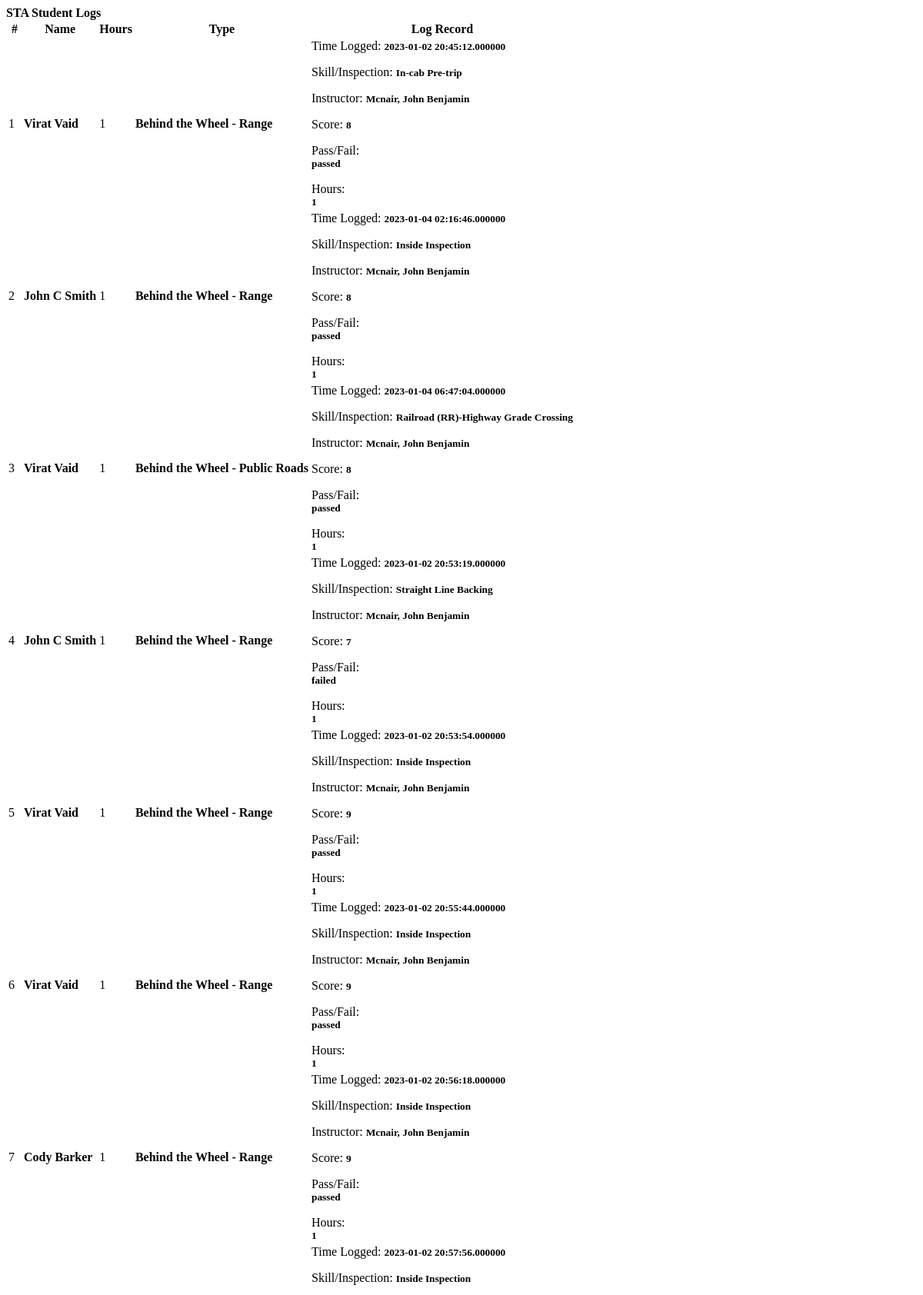
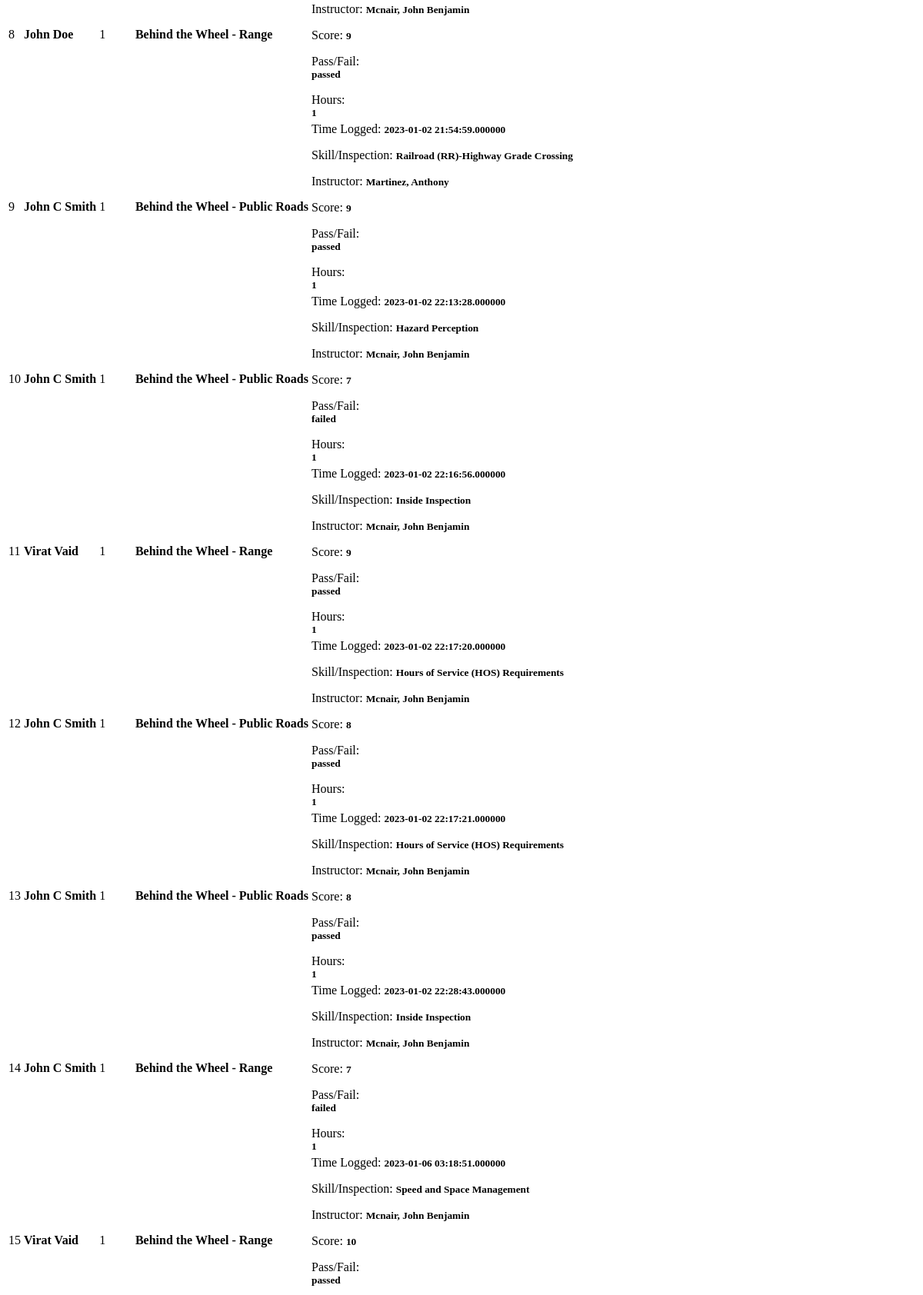
The page /scheduling/admin/student_logs.php (upper part) on the database its author committed (2 pictures, top to bottom).
### tables this page shows
CREATE TABLE `student_grades` (
  `id` int(11) NOT NULL,
  `schedule` int(100) NOT NULL,
  `name` varchar(100) NOT NULL,
  `instructor` varchar(100) NOT NULL,
  `subject` varchar(100) NOT NULL,
  `training_type` varchar(100) NOT NULL,
  `grade` int(10) NOT NULL,
  `hours` int(2) NOT NULL,
  `final` varchar(10) NOT NULL,
  `time` timestamp(6) NOT NULL DEFAULT current_timestamp(6)
);

### scheduling/admin/student_logs.php (the view, shortened to what this page needs)
<?php include('db_connect.php');?>
<div class="container-fluid">
<div class="container-fluid">
	<div class="col-lg-12">
		<div class="row">
			<div class="col-md-12">
				<div class="card">
					<div class="card-header">
						<b>STA Student Logs</b>
					</div>
					<div class="card-body">
						<table id="log-records" class="table table-bordered table-hover" name="log-records"
						data-show-print="true"
                        data-url="json/data1.json">
							<thead>
								<tr>
									<th class="text-center">#</th>
									<th class="text-center">Name</th>
									<th class="text-center">Hours</th>
									<th class="text-center">Type</th>
									<th class="text-center">Log Record</th>
								</tr>
							</thead>
							<tbody>
								<?php
								$i = 1;
								$subject = $conn->query("SELECT * FROM student_grades order by id asc");
								while($row=$subject->fetch_assoc()):
								?>
								<tr>
									<td class="text-center"><?php echo $i++ ?></td>
									<td class="">
										 <b><?php echo $row['name'] ?></b></p>
									</td>
									<td class="text-center">
									   <?php echo $row['hours'] ?></b></small></p>
									</td>
									<td class="text-center">
									<p><b><?php echo $row['training_type'] ?></b></p>
									</td>
									<td class="text-center">
									    <p>Time Logged: <small><b><?php echo $row['time'] ?></b></small></p>
										<p>Skill/Inspection: <small><b><?php echo $row['subject'] ?></b></small></p>
										<p>Instructor: <small><b><?php echo $row['instructor'] ?></b></small></p>
										<p>Score: <small><b><?php echo $row['grade'] ?></b></small></p>
										<p>Pass/Fail: <small><br><b><?php echo $row['final'] ?></b></small></p>
										<p>Hours: <small><br><b><?php echo $row['hours'] ?></b></small></p>
									</td>
								</tr>
								<?php endwhile; ?>
							</tbody>
						</table>
					</div>
				</div>
			</div>
		</div>
	</div>
	<br><a href="http://localhost/sta_tracking/scheduling/admin/print_logs.php">Get Print table</a></button></br>
</div>

### scheduling/admin/student_logs.php (style rules this page uses)
td { vertical-align: middle !important; }

### rows shown on the page
student_grades: name "Virat Vaid", hours "1", training_type "Behind the Wheel - Range", time "2023-01-02 20:45:12.000000", subject "In-cab Pre-trip", instructor "Mcnair, John Benjamin", grade "8", final "passed"
student_grades: name "John C Smith", hours "1", training_type "Behind the Wheel - Range", time "2023-01-04 02:16:46.000000", subject "Inside Inspection", instructor "Mcnair, John Benjamin", grade "8", final "passed"
student_grades: name "Virat Vaid", hours "1", training_type "Behind the Wheel - Public Roads", time "2023-01-04 06:47:04.000000", subject "Railroad (RR)-Highway Grade Crossing", instructor "Mcnair, John Benjamin", grade "8", final "passed"
student_grades: name "John C Smith", hours "1", training_type "Behind the Wheel - Range", time "2023-01-02 20:53:19.000000", subject "Straight Line Backing", instructor "Mcnair, John Benjamin", grade "7", final "failed"
student_grades: name "Virat Vaid", hours "1", training_type "Behind the Wheel - Range", time "2023-01-02 20:53:54.000000", subject "Inside Inspection", instructor "Mcnair, John Benjamin", grade "9", final "passed"
student_grades: name "Virat Vaid", hours "1", training_type "Behind the Wheel - Range", time "2023-01-02 20:55:44.000000", subject "Inside Inspection", instructor "Mcnair, John Benjamin", grade "9", final "passed"
student_grades: name "Cody Barker", hours "1", training_type "Behind the Wheel - Range", time "2023-01-02 20:56:18.000000", subject "Inside Inspection", instructor "Mcnair, John Benjamin", grade "9", final "passed"
student_grades: name "John Doe", hours "1", training_type "Behind the Wheel - Range", time "2023-01-02 20:57:56.000000", subject "Inside Inspection", instructor "Mcnair, John Benjamin", grade "9", final "passed"
student_grades: name "John C Smith", hours "1", training_type "Behind the Wheel - Public Roads", time "2023-01-02 21:54:59.000000", subject "Railroad (RR)-Highway Grade Crossing", instructor "Martinez, Anthony", grade "9", final "passed"
student_grades: name "John C Smith", hours "1", training_type "Behind the Wheel - Public Roads", time "2023-01-02 22:13:28.000000", subject "Hazard Perception", instructor "Mcnair, John Benjamin", grade "7", final "failed"
student_grades: name "Virat Vaid", hours "1", training_type "Behind the Wheel - Range", time "2023-01-02 22:16:56.000000", subject "Inside Inspection", instructor "Mcnair, John Benjamin", grade "9", final "passed"
student_grades: name "John C Smith", hours "1", training_type "Behind the Wheel - Public Roads", time "2023-01-02 22:17:20.000000", subject "Hours of Service (HOS) Requirements", instructor "Mcnair, John Benjamin", grade "8", final "passed"
student_grades: name "John C Smith", hours "1", training_type "Behind the Wheel - Public Roads", time "2023-01-02 22:17:21.000000", subject "Hours of Service (HOS) Requirements", instructor "Mcnair, John Benjamin", grade "8", final "passed"
student_grades: name "John C Smith", hours "1", training_type "Behind the Wheel - Range", time "2023-01-02 22:28:43.000000", subject "Inside Inspection", instructor "Mcnair, John Benjamin", grade "7", final "failed"
student_grades: name "Virat Vaid", hours "1", training_type "Behind the Wheel - Range", time "2023-01-06 03:18:51.000000", subject "Speed and Space Management", instructor "Mcnair, John Benjamin", grade "10", final "passed"
